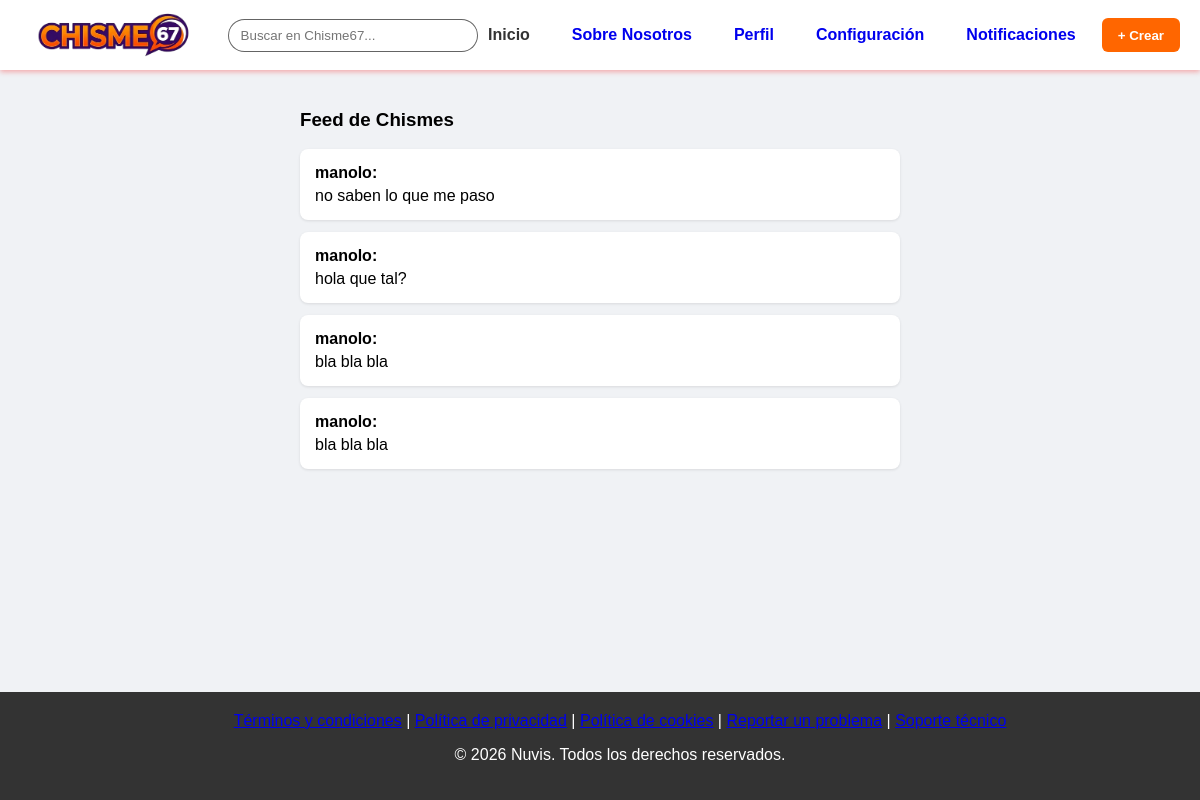
Screenshot of /index.php (signed in) with the database file from the repository.
### tables this page shows
CREATE TABLE `publicaciones` (
  `id_publicacion` int(11) NOT NULL,
  `id_usuario` int(11) NOT NULL,
  `contenido` text NOT NULL,
  `fecha_publicacion` timestamp NOT NULL DEFAULT current_timestamp()
);

CREATE TABLE `usuarios` (
  `id_usuario` int(11) NOT NULL,
  `nombre_completo` varchar(100) NOT NULL,
  `apodo` varchar(50) DEFAULT NULL,
  `email` varchar(150) NOT NULL,
  `contrasena` varchar(255) NOT NULL,
  `fecha_registro` timestamp NOT NULL DEFAULT current_timestamp(),
  `tema` enum('claro','oscuro') NOT NULL DEFAULT 'claro'
);

### models/publicacion.php (called while the page is built, shortened)
<?php
class Publicacion {
    public static function obtenerTodas($orden = 'populares', $idUsuarioActual = null) {
        try {
            $db = Database::conectar();
            $orderBy = ($orden === 'recientes')
                ? "p.fecha_publicacion DESC"
                : "likes DESC, p.fecha_publicacion DESC";
            $sql = "SELECT p.*, u.nombre_completo, u.apodo,
                           (SELECT COUNT(*) FROM reacciones r
                             WHERE r.id_publicacion = p.id_publicacion
                               AND r.tipo_reaccion = 'like') AS likes,
                           (SELECT COUNT(*) FROM reacciones r
                             WHERE r.id_publicacion = p.id_publicacion
                               AND r.tipo_reaccion = 'dislike') AS dislikes,
                           (SELECT r.tipo_reaccion FROM reacciones r
                             WHERE r.id_publicacion = p.id_publicacion
                               AND r.id_usuario = :id_usuario_actual) AS mi_reaccion
                    FROM publicaciones p
                    JOIN usuarios u ON p.id_usuario = u.id_usuario
                    ORDER BY $orderBy";
            $stmt = $db->prepare($sql);
            $stmt->execute([':id_usuario_actual' => $idUsuarioActual]);
            $publicaciones = $stmt->fetchAll(PDO::FETCH_ASSOC);
            foreach ($publicaciones as &$pub) {
                $pub['likes'] = (int)$pub['likes'];
            }
            return $publicaciones;
        } catch (PDOException $e) {
            return [];
        }
    }
}
?>

### views/home.php (the view, shortened to what this page needs)
<?php
require_once 'models/Publicacion.php';
$publicaciones = Publicacion::obtenerTodas();
$esOscuro = (isset($_SESSION['usuario_tema']) && $_SESSION['usuario_tema'] === 'oscuro');
?>
<!DOCTYPE html>
<html lang="es">
<head>
 <link rel="stylesheet" href="public/css/style.css">
</head>
<body class="<?php echo $esOscuro ? 'dark-mode' : ''; ?>">
<header class="navbar">
<div class="logo-box">
    <a href="index.php?action=inicio">
        <img src="public/img/<?php echo $esOscuro ? 'image1-dark.png' : 'image1.png'; ?>" alt="CHISME67 Logo">
    </a>
</div>
 <div class="search-box">
  <form action="#">
   <input type="text" placeholder="Buscar en Chisme67...">
  </form>
 </div>
 <nav class="nav-buttons">
  <a href="index.php?action=inicio" class="btn btn-home">Inicio</a>
  <a href="index.php?action=sobre_nosotros" class="btn btn-nav">Sobre Nosotros</a>
  <a href="index.php?action=perfil" class="btn btn-nav">Perfil</a>
  <a href="index.php?action=configuracion" class="btn btn-nav">Configuración</a>
  <a href="index.php?action=notificaciones" class="btn btn-nav">Notificaciones</a>
  <button id="openCreateBtn" class="btn btn-create">+ Crear</button>
 </nav>
</header>
<main style="padding: 20px; max-width: 600px; margin: auto;">
 <h3>Feed de Chismes</h3>
 <?php if (!empty($publicaciones)): ?>
  <?php foreach ($publicaciones as $pub): ?>
   <?php
      $autor = !empty($pub['apodo']) ? $pub['apodo'] : $pub['nombre_completo'];
   ?>
   <div class="post-card">
    <strong><?php echo htmlspecialchars($autor); ?>:</strong>
    <p style="margin: 5px 0 0 0; white-space: pre-wrap; word-break: break-word;"><?php echo htmlspecialchars($pub['contenido']); ?></p>
   </div>
  <?php endforeach; ?>
 <?php else: ?>
  <p style="color: #666;">No hay chismes publicados aún. ¡Sé el primero!</p>
 <?php endif; ?>
</main>
<footer>
    <div class="footer-links">
        <a href="#">Términos y condiciones</a> |
        <a href="#">Política de privacidad</a> |
        <a href="#">Política de cookies</a> |
        <a href="#">Reportar un problema</a> |
        <a href="#">Soporte técnico</a>
    </div>
    <p>&copy; 2026 Nuvis. Todos los derechos reservados.</p>
</footer>
</body>
</html>

### index.php (shortened to what this page needs)
<?php
$action = $_GET['action'] ?? 'inicio';
switch ($action) {
    case 'inicio':
    default:
        require_once 'views/home.php';
        break;
}
?>

### public/css/style.css (style rules this page uses)
body { margin: 0; padding: 0; font-family: Arial, sans-serif; background-color: #f0f2f5; }
.navbar { display: flex; align-items: center; justify-content: space-between; background-color: #ffffff; padding: 10px 20px; box-shadow: 0 2px 5px rgba(251, 2, 2, 0.3); }
.logo-box img { height: 50px; width: auto; display: block; }
.search-box { flex-grow: 1; max-width: 400px; margin: 0 20px; }
.search-box input { width: 100%; padding: 8px 12px; border: 1px solid #0000009b; border-radius: 20px; outline: none; }
.nav-buttons { display: flex; gap: 10px; }
.btn { padding: 8px 16px; border: none; border-radius: 6px; cursor: pointer; font-weight: bold; text-decoration: none; display: inline-flex; align-items: center; gap: 5px; }
.btn-home { background-color: transparent; color: #333; }
.btn-create { background-color: #ff6600; color: white; }
.post-card { background: white; padding: 15px; border-radius: 8px; margin-bottom: 12px; box-shadow: 0 1px 3px rgba(0,0,0,0.1); }

### views/home.php (style rules this page uses)
footer { background-color: #333; color: white; text-align: center; padding: 20px; position: fixed; bottom: 0; left: 0; width: 100%; }

### rows the page displays
publicaciones: id_usuario.apodo "manolo", contenido "no saben lo que me paso"
publicaciones: id_usuario.apodo "manolo", contenido "hola que tal?"
publicaciones: id_usuario.apodo "manolo", contenido "bla bla bla"
publicaciones: id_usuario.apodo "manolo", contenido "bla bla bla"
